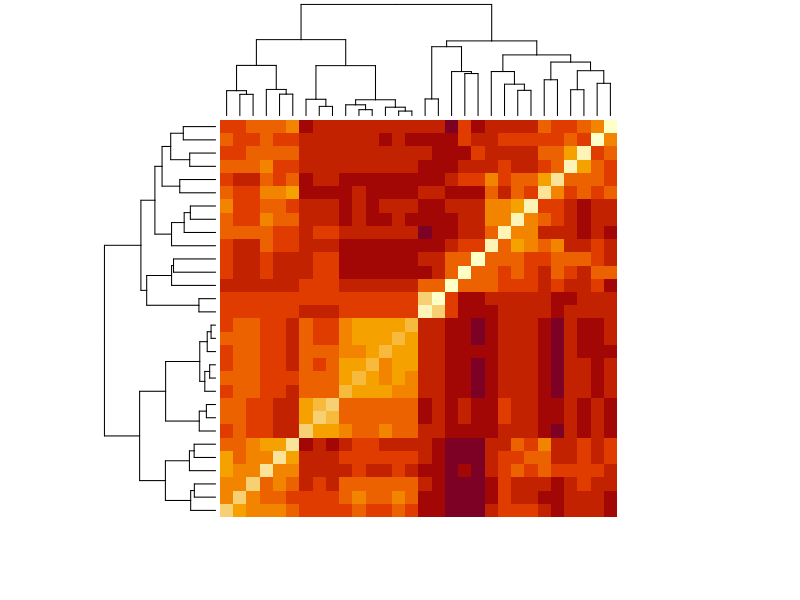
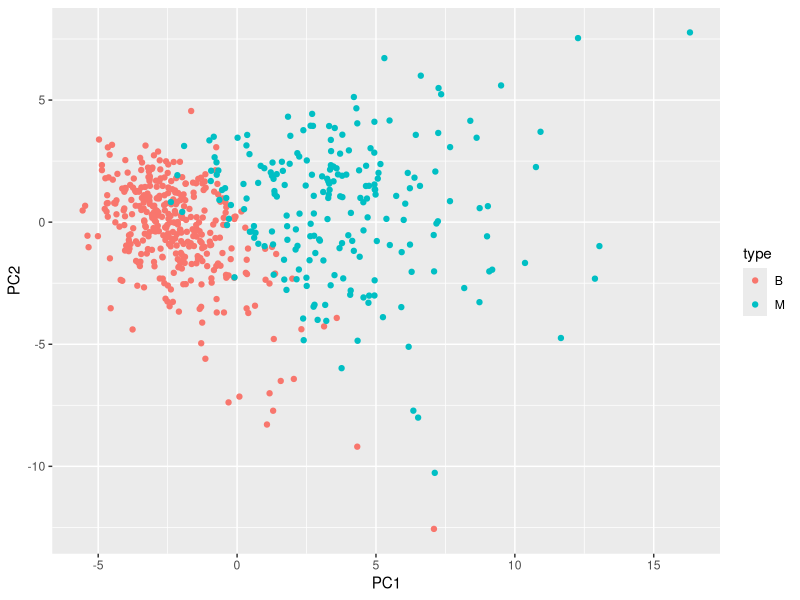
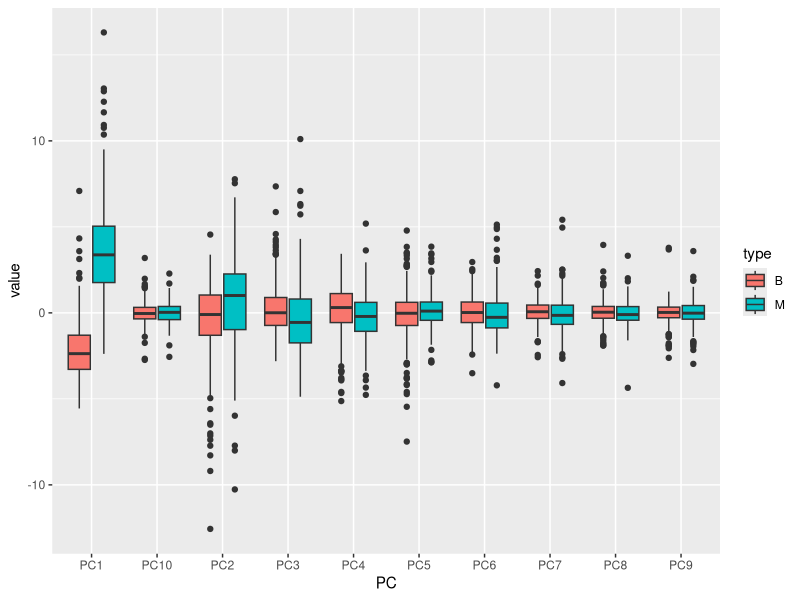

These figures' R source, in order:
#<!--Improt libraries-->


options(digits = 3)
library(matrixStats)
library(tidyverse)
library(caret)
library(dslabs)
data(brca)

#<!--Dimensions and properties of database-->

#How many samples are in the dataset?

   dim(brca$x)[1]

#How many predictors are in the matrix?

  dim(brca$x)[2]

#What proportion of the samples are malignant?

  mean(brca$y == "M")

#Which column number has the highest mean?

  which.max(colMeans(brca$x))

#Which column number has the lowest standard deviation?

  which.min(colSds(brca$x))

 #<!--Scaling the matrix--> 
 
 #Use sweep two times to scale each column: subtract the column mean, then divide by the column standard deviation.

#After scaling, what is the standard deviation of the first column?

x_centered <- sweep(brca$x, 2, colMeans(brca$x))
x_scaled <- sweep(x_centered, 2, colSds(brca$x), FUN = "/")

sd(x_scaled[,1])

#median value of the first column:
median(x_scaled[,1])


 #<!--Distance :Calculate the distance between all samples using the scaled matrix.--> 
 # The average distance between the first sample, which is benign, and other benign samples?
 d_samples <- dist(x_scaled)
dist_BtoB <- as.matrix(d_samples)[1, brca$y == "B"]
mean(dist_BtoB[2:length(dist_BtoB)])
# the average distance between the first sample and malignant samples?
dist_BtoM <- as.matrix(d_samples)[1, brca$y == "M"]
mean(dist_BtoM)

# <---heatmap of the relationship between features using the scaled matrix-->

d_features <- dist(t(x_scaled))
heatmap(as.matrix(d_features), labRow = NA, labCol = NA)

#<--Hierarchical clustering--->

h <- hclust(d_features)
groups <- cutree(h, k = 5)
split(names(groups), groups)

#<--proportion of variance--->
 #proportion of variance is explained by the first principal component:

 pca <- prcomp(x_scaled)
summary(pca)    # see PC1 Cumulative Proportion

# the principal components are required to explain at least 90% of the variance:
pca <- prcomp(x_scaled)
summary(pca)     # first value of Cumulative Proportion that exceeds 0.9: PC7


#<----plotting PCs--->

#Plot the first two principal components with color representing tumor type (benign/malignant).

data.frame(pca$x[,1:2], type = brca$y) %>%
  ggplot(aes(PC1, PC2, color = type)) +
  geom_point()  # Malignant tumors tend to have larger values of PC1 than benign tumors.




  #<---PCA: PC boxplot--->


 # boxplot of the first 10 PCs grouped by tumor type:
  data.frame(type = brca$y, pca$x[,1:10]) %>%
    gather(key = "PC", value = "value", -type) %>%
    ggplot(aes(PC, value, fill = type)) +
    geom_boxplot()  # PC1
